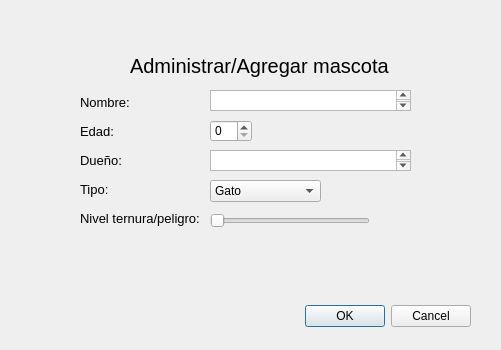
<?xml version="1.0" encoding="UTF-8"?>
<ui version="4.0">
 <class>Dialog</class>
 <widget class="QDialog" name="Dialog">
  <property name="geometry">
   <rect>
    <x>0</x>
    <y>0</y>
    <width>501</width>
    <height>350</height>
   </rect>
  </property>
  <property name="minimumSize">
   <size>
    <width>500</width>
    <height>350</height>
   </size>
  </property>
  <property name="maximumSize">
   <size>
    <width>501</width>
    <height>351</height>
   </size>
  </property>
  <property name="windowTitle">
   <string>Dialog</string>
  </property>
  <widget class="QDialogButtonBox" name="buttonBox">
   <property name="geometry">
    <rect>
     <x>300</x>
     <y>300</y>
     <width>171</width>
     <height>32</height>
    </rect>
   </property>
   <property name="orientation">
    <enum>Qt::Horizontal</enum>
   </property>
   <property name="standardButtons">
    <set>QDialogButtonBox::Cancel|QDialogButtonBox::Ok</set>
   </property>
  </widget>
  <widget class="QTextEdit" name="nombre">
   <property name="geometry">
    <rect>
     <x>210</x>
     <y>90</y>
     <width>201</width>
     <height>21</height>
    </rect>
   </property>
   <property name="font">
    <font>
     <pointsize>10</pointsize>
    </font>
   </property>
   <property name="cursor" stdset="0">
    <cursorShape>IBeamCursor</cursorShape>
   </property>
  </widget>
  <widget class="QSpinBox" name="edad">
   <property name="geometry">
    <rect>
     <x>210</x>
     <y>120</y>
     <width>42</width>
     <height>22</height>
    </rect>
   </property>
   <property name="maximum">
    <number>65656</number>
   </property>
  </widget>
  <widget class="QTextEdit" name="dueno">
   <property name="geometry">
    <rect>
     <x>210</x>
     <y>150</y>
     <width>201</width>
     <height>21</height>
    </rect>
   </property>
   <property name="font">
    <font>
     <pointsize>10</pointsize>
    </font>
   </property>
   <property name="cursor" stdset="0">
    <cursorShape>IBeamCursor</cursorShape>
   </property>
  </widget>
  <widget class="QSlider" name="nivel">
   <property name="geometry">
    <rect>
     <x>210</x>
     <y>210</y>
     <width>160</width>
     <height>22</height>
    </rect>
   </property>
   <property name="orientation">
    <enum>Qt::Horizontal</enum>
   </property>
  </widget>
  <widget class="QLabel" name="label1">
   <property name="geometry">
    <rect>
     <x>140</x>
     <y>250</y>
     <width>241</width>
     <height>24</height>
    </rect>
   </property>
   <property name="font">
    <font>
     <pointsize>10</pointsize>
    </font>
   </property>
   <property name="text">
    <string/>
   </property>
   <property name="alignment">
    <set>Qt::AlignCenter</set>
   </property>
  </widget>
  <widget class="QLabel" name="label_5">
   <property name="geometry">
    <rect>
     <x>130</x>
     <y>50</y>
     <width>271</width>
     <height>31</height>
    </rect>
   </property>
   <property name="font">
    <font>
     <pointsize>15</pointsize>
    </font>
   </property>
   <property name="text">
    <string>Administrar/Agregar mascota</string>
   </property>
  </widget>
  <widget class="QWidget" name="layoutWidget">
   <property name="geometry">
    <rect>
     <x>80</x>
     <y>90</y>
     <width>127</width>
     <height>141</height>
    </rect>
   </property>
   <layout class="QVBoxLayout" name="verticalLayout">
    <property name="spacing">
     <number>4</number>
    </property>
    <item>
     <widget class="QLabel" name="label">
      <property name="font">
       <font>
        <pointsize>10</pointsize>
       </font>
      </property>
      <property name="text">
       <string>Nombre:</string>
      </property>
     </widget>
    </item>
    <item>
     <widget class="QLabel" name="label_2">
      <property name="font">
       <font>
        <pointsize>10</pointsize>
       </font>
      </property>
      <property name="text">
       <string>Edad:</string>
      </property>
     </widget>
    </item>
    <item>
     <widget class="QLabel" name="label_3">
      <property name="font">
       <font>
        <pointsize>10</pointsize>
       </font>
      </property>
      <property name="text">
       <string>Dueño:</string>
      </property>
     </widget>
    </item>
    <item>
     <widget class="QLabel" name="label_6">
      <property name="font">
       <font>
        <pointsize>10</pointsize>
       </font>
      </property>
      <property name="text">
       <string>Tipo:</string>
      </property>
     </widget>
    </item>
    <item>
     <widget class="QLabel" name="label_4">
      <property name="font">
       <font>
        <pointsize>10</pointsize>
       </font>
      </property>
      <property name="text">
       <string>Nivel ternura/peligro:</string>
      </property>
     </widget>
    </item>
   </layout>
  </widget>
  <widget class="QComboBox" name="comboBox">
   <property name="geometry">
    <rect>
     <x>210</x>
     <y>180</y>
     <width>111</width>
     <height>22</height>
    </rect>
   </property>
   <item>
    <property name="text">
     <string>Gato</string>
    </property>
   </item>
   <item>
    <property name="text">
     <string>Perro</string>
    </property>
   </item>
   <item>
    <property name="text">
     <string>Tigre</string>
    </property>
   </item>
   <item>
    <property name="text">
     <string>Vibora</string>
    </property>
   </item>
   <item>
    <property name="text">
     <string>Brontosaurio</string>
    </property>
   </item>
   <item>
    <property name="text">
     <string>Trex</string>
    </property>
   </item>
   <item>
    <property name="text">
     <string>Velociraptor</string>
    </property>
   </item>
  </widget>
 </widget>
 <resources/>
 <connections>
  <connection>
   <sender>buttonBox</sender>
   <signal>accepted()</signal>
   <receiver>Dialog</receiver>
   <slot>accept()</slot>
   <hints>
    <hint type="sourcelabel">
     <x>248</x>
     <y>254</y>
    </hint>
    <hint type="destinationlabel">
     <x>157</x>
     <y>274</y>
    </hint>
   </hints>
  </connection>
  <connection>
   <sender>buttonBox</sender>
   <signal>rejected()</signal>
   <receiver>Dialog</receiver>
   <slot>reject()</slot>
   <hints>
    <hint type="sourcelabel">
     <x>316</x>
     <y>260</y>
    </hint>
    <hint type="destinationlabel">
     <x>286</x>
     <y>274</y>
    </hint>
   </hints>
  </connection>
 </connections>
</ui>
